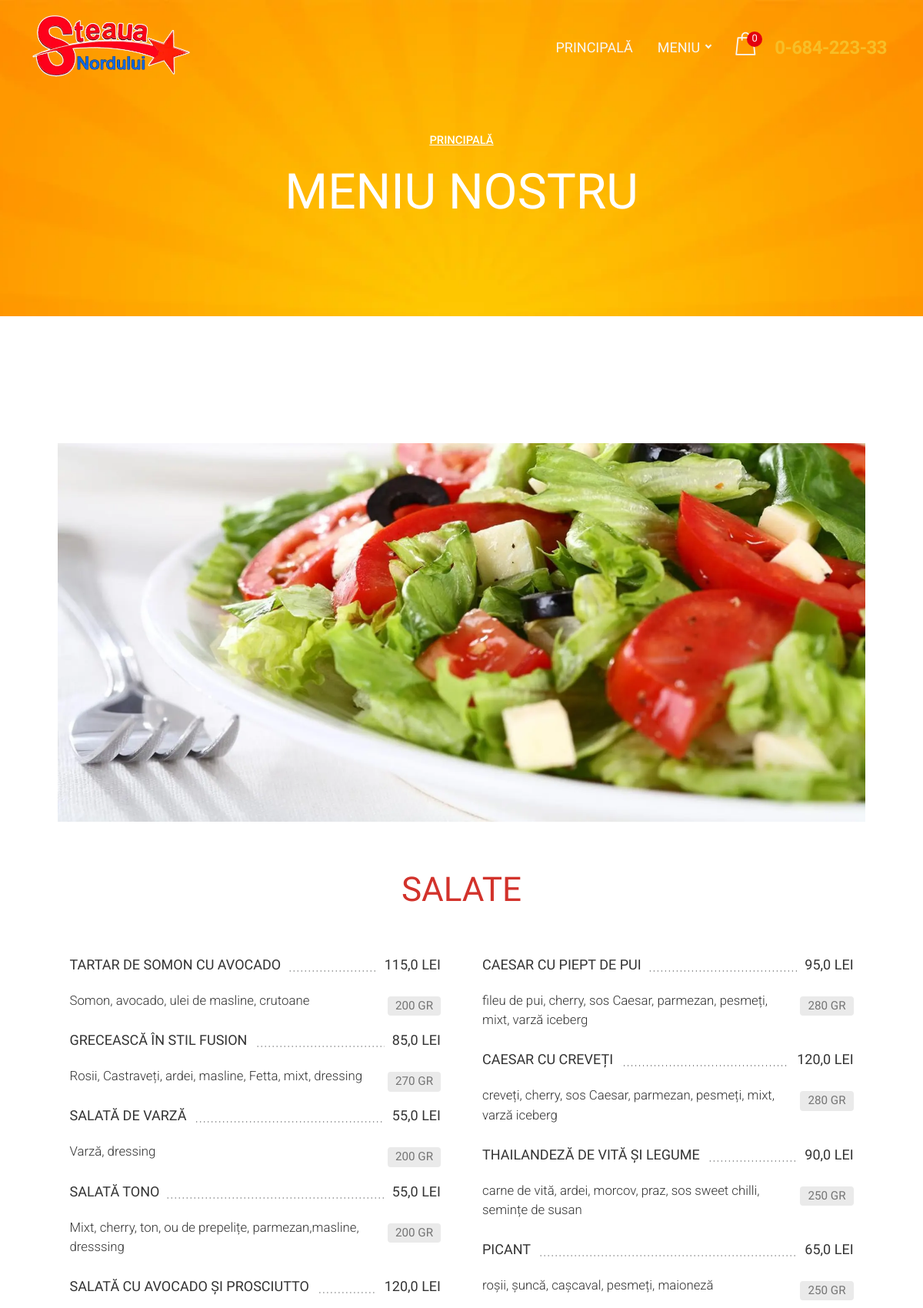
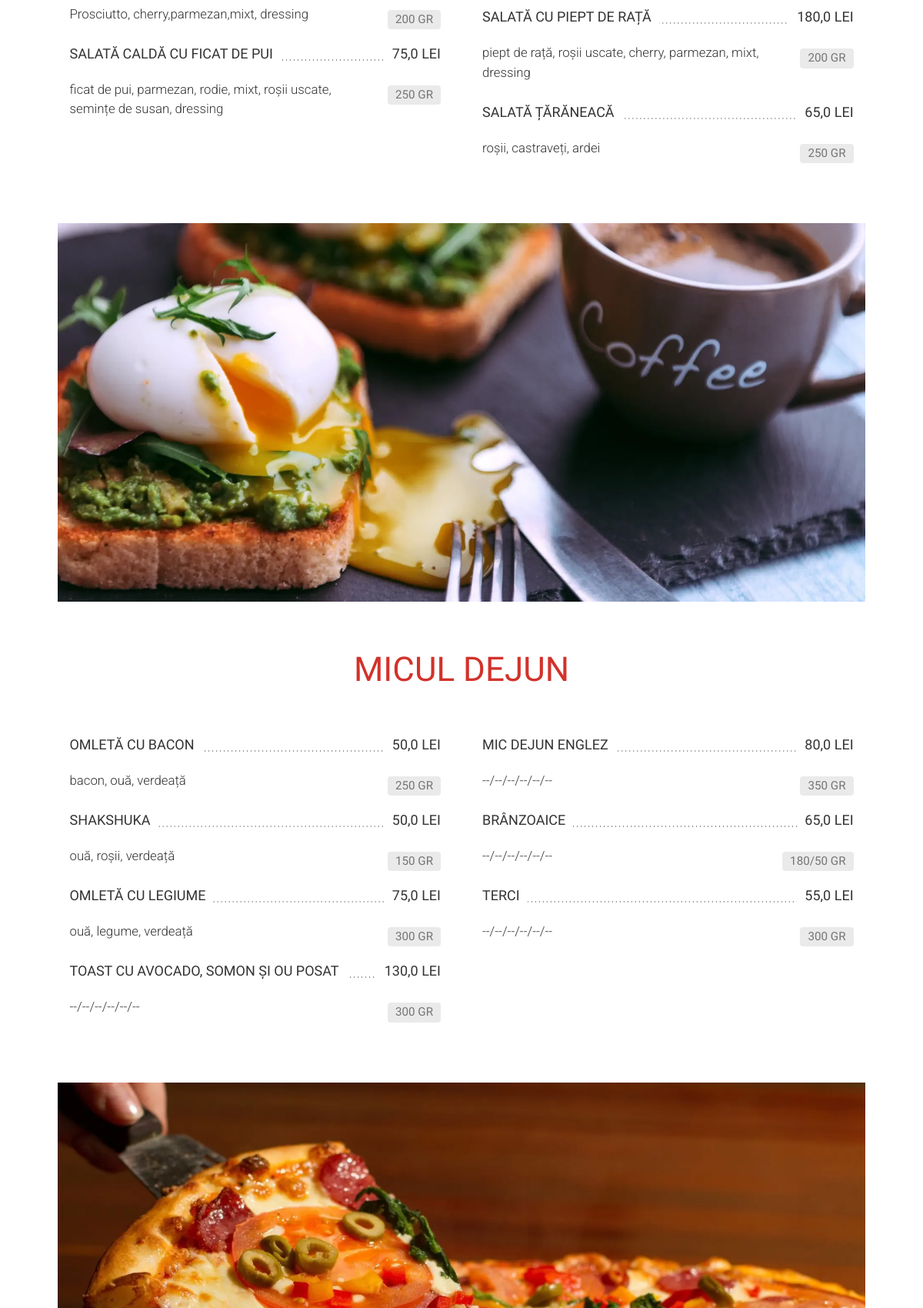
The page / (upper part) on the database its author committed (2 pictures, top to bottom).
### web/models.py (models this page shows, shortened)
class Category(models.Model):
    name = models.CharField(max_length=100, verbose_name='Наименование')
    slug = models.SlugField(unique=True, verbose_name='Псевдоним')
    parent_category = models.ForeignKey('self', null=True, blank=True, on_delete=models.CASCADE,
                                        related_name='subcategories', verbose_name='Родительская категория')
    icon = models.ImageField(upload_to='media/category_icons', blank=True, null=True, verbose_name='Иконка')
    foto = models.ImageField(upload_to='media/category_fotos', blank=True, null=True, verbose_name='Фото')
    class Meta:
        verbose_name = 'Категория'
        verbose_name_plural = 'Категории меню'
    def products(self):
        return Product.objects.filter(category=self)
    def get_absolute_url(self):
        return reverse('category_detail', kwargs={'category_slug': self.slug})

class Product(models.Model):
    category = models.ForeignKey('Category', on_delete=models.SET_NULL, null=True, verbose_name='Категория')
    name = models.CharField(max_length=100, verbose_name='Наименование млд.')
    name_ru = models.CharField(max_length=100, verbose_name='Наименование рус.', blank=True, null=True)
    slug = models.SlugField(unique=True, verbose_name='Псевдоним')
    composition = models.CharField(max_length=250, verbose_name='Состав млд.', blank=True, null=True)
    composition_ru = models.CharField(max_length=250, verbose_name='Состав рус.', blank=True, null=True)
    volume_choice = models.ForeignKey('Volume', on_delete=models.SET_NULL, blank=True, null=True,
                                      verbose_name='Ед. изм')
    volume_1 = models.CharField(max_length=100, verbose_name='Объем/Вес', blank=True, null=True)
    price_1 = models.FloatField(verbose_name='Цена')
    image = models.ImageField(upload_to='media/images', blank=True, null=True, verbose_name='Фото')
    class Meta:
        verbose_name = 'Блюдо'
        verbose_name_plural = 'Блюда'
    def get_absolute_url(self):
        return reverse('product_detail', kwargs={'category_slug': self.category.slug, 'product_slug': self.slug})

class Volume(models.Model):
    name = models.CharField(max_length=4, blank=True, null=True, verbose_name='Наименование')
    class Meta:
        verbose_name = 'Ед. изм.'
        verbose_name_plural = 'Единицы имз.'
    def __str__(self):
        return self.name

### web/views.py (the view)
# urls.py: path('', IndexView.as_view(), name='index'),
class IndexView(views.View):
    def get(self, request, *args, **kwargs):
        categories = Category.objects.all()
        cart = Cart(self.request)
        cart_items_count = len(cart)  # Получаем количество товаров в корзине
        for category in categories:
            category.product_dict = self.get_category_products(category)
        context = {
            'categories': categories,
            'cart_items_count': cart_items_count
        }
        return render(request, 'menu.html', context)
    def get_category_products(self, category):
        category_products = category.products()
        total_products = len(category_products)
        half = total_products // 2
        left_products = category_products[:half + (total_products % 2)]
        right_products = category_products[half + (total_products % 2):]
        return {
            'left': left_products,
            'right': right_products,
        }

### web/cart.py (called while the page is built)
    def __len__(self):
        return sum(item['quantity'] for item in self.cart.values())

### templates/menu.html
{% extends 'base.html' %}
{% load static %}
{% block content %}
		<div id="page" class="page">
			<div id="menu-page" class="page-hero-section division">
				<div class="container">
					<div class="row">
						<div class="col-lg-10 offset-lg-1">
							<div class="hero-txt text-center white-color">
								<div id="breadcrumb">
									<div class="row">
										<div class="col">
											<div class="breadcrumb-nav">
												<nav aria-label="breadcrumb">
												  	<ol class="breadcrumb">
												    	<li class="breadcrumb-item active"><a href="{% url 'index' %}">Principală</a></li>
												  	</ol>
												</nav>
											</div>
										</div>
									</div>
								</div>
								<h2 class="h2-xl">Meniu nostru</h2>
							</div>
						</div>
					</div>
				</div>
			</div>
            <section id="menu-3" class="wide-100 menu-section division">
                {% for category in categories %}
                    <div class="container">
                    <div class="menu-3-img mb-60">
                        <div class="row">
                            <div class="col-md-12">
                                {% if category.foto and not category.parent_category %}
                                <img class="img-fluid" src="{{ category.foto.url }}" alt="menu-image">
                                {% elif category.parent_category %}
                                {% else %}
                                <img class="img-fluid" src="{% static 'placeholder.webp' %}" alt="menu-image">
                                {% endif %}
                            </div>
                        </div>
                    </div>
                    <div class="menu-3-wrapper item-data-meat-hover">
                        <div class="row">
                            <div class="col-md-12">
                                {% if not category.parent_category %}
                                <div class="menu-3-title"><h3 class="h3-md meat-color">{{ category.name }}</h3></div>
                                {% else %}
                                <div class="menu-3-title"><h4 class="h4-md">{{ category.name }}</h4></div>
                                {% endif %}
                            </div>
                        </div>
                        <div class="row">
                            <div class="col-lg-6">
                                <div class="menu-3-txt">
                                    <ul class="menu-3-list">
                                        {% for product in category.product_dict.left %}
                                        <li class="menu-3-item">
                                            <a href="{{ product.get_absolute_url }}">
                                                <div class="menu-title-wrapper rel">
                                                    <div class="menu-item-title"><h6 class="h6-sm">{{ product.name }}</h6></div>
                                                    <div class="menu-item-dots"></div>
                                                    <div class="menu-item-price"><h6 class="h6-sm">{{ product.price_1 }}{% if product.price_2%}/{{ product.price_2 }}{% endif %} lei</h6></div>
                                                    <div class="menu-3-item-data bg-grey"><h6 class="h6-xs grey-color">{{ product.volume_1 }}{% if product.volume_2 %}/{{ product.volume_2 }}{% endif %}{% if product.volume_choice %} {{ product.volume_choice }}{% endif %}</h6></div>
                                                </div>
                                                {% if product.composition %}
                                                <div class="menu-item-desc">
                                                    <p>{{ product.composition }}</p>
                                                </div>
                                                {% endif %}
                                            </a>
                                        </li>
                                        {% endfor %}
                                    </ul>
                                </div>
                            </div>
                            <div class="col-lg-6">
                                <div class="menu-3-txt">
                                    <ul class="menu-3-list">
                                        {% for product in category.product_dict.right %}
                                        <li class="menu-3-item">
                                            <a href="{{ product.get_absolute_url }}">
                                                <div class="menu-title-wrapper rel">
                                                    <div class="menu-item-title"><h6 class="h6-sm">{{ product.name }}</h6></div>
                                                    <div class="menu-item-dots"></div>
                                                    <div class="menu-item-price"><h6 class="h6-sm">{{ product.price_1 }}{% if product.price_2%}/{{ product.price_2 }}{% endif %} lei</h6></div>
                                                    <div class="menu-3-item-data bg-grey"><h6 class="h6-xs grey-color">{{ product.volume_1 }}{% if product.volume_2 %}/{{ product.volume_2 }}{% endif %}{% if product.volume_choice %} {{ product.volume_choice }}{% endif %}</h6></div>
                                                </div>
                                                {% if product.composition %}
                                                <div class="menu-item-desc">
                                                    <p>{{ product.composition }}</p>
                                                </div>
                                                {% endif %}
                                            </a>
                                        </li>
                                        {% endfor %}
                                    </ul>
                                </div>
                            </div>
                        </div>
                    </div>
                </div>
                {% endfor %}
            </section>
		</div>
{% endblock %}

### rows shown on the page
Category: foto (picture), name "SALATE"
Product: name "TARTAR DE SOMON CU AVOCADO", price_1 "115,0", volume_1 "200", volume_choice "GR", composition "Somon, avocado, ulei de masline, crutoane"
Product: name "GRECEASCĂ ÎN STIL FUSION", price_1 "85,0", volume_1 "270", volume_choice "GR", composition "Rosii, Castraveți, ardei, masline, Fetta, mixt, dressing"
Product: name "SALATĂ DE VARZĂ", price_1 "55,0", volume_1 "200", volume_choice "GR", composition "Varză, dressing"
Product: name "SALATĂ TONO", price_1 "55,0", volume_1 "200", volume_choice "GR", composition "Mixt, cherry, ton, ou de prepelițe, parmezan,masline, dresssing"
Product: name "SALATĂ CU AVOCADO ȘI PROSCIUTTO", price_1 "120,0", volume_1 "200", volume_choice "GR", composition "Prosciutto, cherry,parmezan,mixt, dressing"
Product: name "SALATĂ CALDĂ CU FICAT DE PUI", price_1 "75,0", volume_1 "250", volume_choice "GR", composition "ficat de pui, parmezan, rodie, mixt, roșii uscate, semințe de susan, dressing"
Product: name "CAESAR CU PIEPT DE PUI", price_1 "95,0", volume_1 "280", volume_choice "GR", composition "fileu de pui, cherry, sos Caesar, parmezan, pesmeți, mixt, varză iceberg"
Product: name "CAESAR CU CREVEȚI", price_1 "120,0", volume_1 "280", volume_choice "GR", composition "creveți, cherry, sos Caesar, parmezan, pesmeți, mixt, varză iceberg"
Product: name "THAILANDEZĂ DE VITĂ ȘI LEGUME", price_1 "90,0", volume_1 "250", volume_choice "GR", composition "carne de vită, ardei, morcov, praz, sos sweet chilli, semințe de susan"
Product: name "PICANT", price_1 "65,0", volume_1 "250", volume_choice "GR", composition "roșii, șuncă, cașcaval, pesmeți, maioneză"
Product: name "SALATĂ CU PIEPT DE RAȚĂ", price_1 "180,0", volume_1 "200", volume_choice "GR", composition "piept de rață, roșii uscate, cherry, parmezan, mixt, dressing"
Product: name "SALATĂ ȚĂRĂNEACĂ", price_1 "65,0", volume_1 "250", volume_choice "GR", composition "roșii, castraveți, ardei"
Category: foto (picture), name "MICUL DEJUN"
Product: name "OMLETĂ CU BACON", price_1 "50,0", volume_1 "250", volume_choice "GR", composition "bacon, ouă, verdeață"
Product: name "SHAKSHUKA", price_1 "50,0", volume_1 "150", volume_choice "GR", composition "ouă, roșii, verdeață"
Product: name "OMLETĂ CU LEGIUME", price_1 "75,0", volume_1 "300", volume_choice "GR", composition "ouă, legume, verdeață"
Product: name "TOAST CU AVOCADO, SOMON ȘI OU POSAT", price_1 "130,0", volume_1 "300", volume_choice "GR", composition "--/--/--/--/--/--"
Product: name "MIC DEJUN ENGLEZ", price_1 "80,0", volume_1 "350", volume_choice "GR", composition "--/--/--/--/--/--"
Product: name "BRÂNZOAICE", price_1 "65,0", volume_1 "180/50", volume_choice "GR", composition "--/--/--/--/--/--"
Product: name "TERCI", price_1 "55,0", volume_1 "300", volume_choice "GR", composition "--/--/--/--/--/--"
Category: foto (picture)

### other values the page prints
{{ cart_items_count }} "0"
